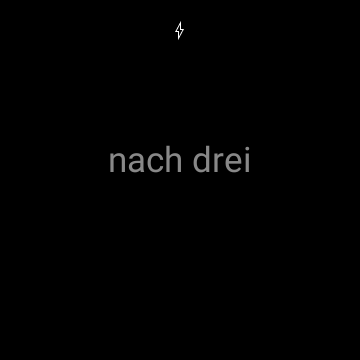
#> input picture testing/screenshots/at.mail.textwatch.ambient.png, 360 x 360 px; its folder holds only this picture in this run
$ python check_ambient_screenshots.py   (older library calls are emulated)
#> lines starting #> are read from the running program, lines starting #| are printed output that depends on the picture; after the words box and inside, x2 and y2 are one past the last pixel; in counts of white or black regions, pixels touching at a corner belong together; long printed decimals are rounded
#!/usr/bin/env python

from __future__ import print_function
from PIL import Image, ImageOps, ImageDraw # pip install Pillow
import glob
from colorama import init, Back # pip install colorama

init()  # intialize colorama
BLACK = 0xa  # what is black? upper bound for rgb
THRESHOLD = 0.90 # below is considered warning


def crop(inFile):
    img = Image.open(inFile)
#    bigsize = (img.size[0] * 3, img.size[1] * 3)
    bigsize = (img.size[0], img.size[1])
    mask = Image.new('L', bigsize, 0)
    draw = ImageDraw.Draw(mask)
    draw.ellipse((0, 0) + bigsize, fill=255)
    mask = mask.resize(img.size, Image.ANTIALIAS)
    img.putalpha(mask)
    img.save('crop/%s' % inFile)
    return img


def blk_ratio(inFile):
    img = crop(inFile)
#> in crop, img is the input picture: PIL image 360x360 RGBA; mean R, G, B, A 1.2, 1.2, 1.2, 255
#> in crop, `mask = Image.new('L', bigsize, 0)`: mask: PIL image 360x360 L; every value is 0
#> in crop, `mask = mask.resize(img.size, Image.ANTIALIAS)`:
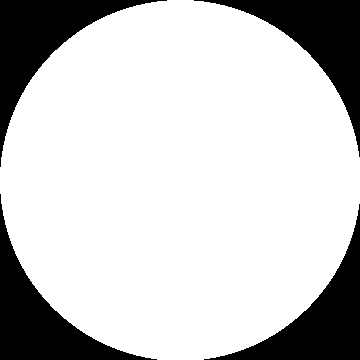
#> mask: PIL image 360x360 L; 78.9% white; 4 black regions, box (x1, y1, x2, y2) and area: (0, 0, 167, 167) 7005, (194, 0, 360, 157) 6838, (0, 194, 157, 360) 6838, (204, 204, 360, 360) 6672
#> in crop, `img.putalpha(mask)`:
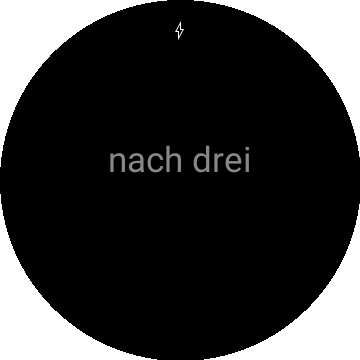
#> img: PIL image 360x360 RGBA; mean R, G, B, A 1.2, 1.2, 1.2, 201.2; transparent parts drawn white
    pixels = img.getdata()
    nblack = 0
    n = len(pixels)
    for i in range(0, n):
        pixel = pixels[i]
        # only consider solid colors
        factor = pixel[3] / 255.0
        if pixel[3] != 255:
            n -= 1
            continue
        if pixel[0] <= BLACK and pixel[1] <= BLACK and pixel[2] <= BLACK:
            nblack += 1
    return (nblack, n, nblack / float(n))

P_R = 1.0/255/3
P_G = 1.0/255/3
P_B = 1.0/255/3

def prf(x):
    return 76.23*x+0.23

def pgf(x):
    return 89.97*x+2.34

def pbf(x):
    return 148.40*x + 7.30

def power_ratio(inFile):
    img = crop(inFile)
    pixels = img.getdata()
    power = 0.0
    solidPixelCount = len(pixels)
    for i in range(0, len(pixels)):
        pixel = pixels[i]
        if pixel[3] != 255:
            solidPixelCount -= 1
            continue
        p_p = 0.0
        p_p += prf(pixel[0] / 255.0)
        p_p += pgf(pixel[1] / 255.0)
        p_p += pbf(pixel[2] / 255.0)
        power += p_p
    return (power, solidPixelCount)


def test_blk_pixels():
    ok = 0
    bug = 0
    for f in sorted(glob.glob('./screenshots/*.ambient.png')):
        (_, _, ratio) = blk_ratio(f)
#> in blk_ratio, `n = len(pixels)`: n = 129600
#> the loop in blk_ratio, `for i in range(0, n):` made 129600 passes
#> n on passes 1 to 12: 129599, 129598, 129597, 129596, 129595, 129594, 129593, 129592, 129591, 129590, 129589, 129588
#> after the loop in blk_ratio, `for i in range(0, n):`: n = 102247; nblack = 100848
#> ratio = 0.986
        if ratio < THRESHOLD:
            bug += 1
            print(Back.RED + '%.4f' % ratio + Back.RESET + ',', end='')
        else:
            ok += 1
            print(Back.GREEN + '%.4f' % ratio + Back.RESET + ',', end='')
#| 0.9863,
        print(f[len('./screenshots/'):-len('.ambient.png')])
    print('#bug: %d' % bug)
    print('#ok:  %d' % ok)


def test_gemma():
    lastSolid = 0
    stats = {}
    for f in sorted(glob.glob('./screenshots/*.ambient.png')):
        (power, solidCount) = power_ratio(f)
#> in power_ratio, `solidPixelCount = len(pixels)`: solidPixelCount = 129600
#> the loop in power_ratio, `for i in range(0, len(pixels)):` made 129600 passes
#> after the loop in power_ratio, `for i in range(0, len(pixels)):`: power = 1196515.4; solidPixelCount = 102247
#> power = 1196515.4; solidCount = 102247
        lastSolid = solidCount
#> lastSolid = 102247
        whitelevel = power / (solidCount * (prf(1.0) + pgf(1.0) + pbf(1.0)))
#> whitelevel = 0.0361
        stats[f[len('./screenshots/'):-len('.ambient.png')]] = whitelevel
        print("file: {0}, power: {1} , level: {2}".format(f[len('./screenshots/'):-len('.ambient.png')], power, whitelevel))
#| file: at.mail.textwatch, power: 1196515.405 , level: 0.03607
    th = lastSolid / 10 * (prf(1.0) + pgf(1.0) + pbf(1.0)) + lastSolid / 100 * 90 * (prf(0) + pgf(0) + pbf(0))
#> th = 4225868.5
    th = th / (lastSolid * (prf (1.0) + pgf(1.0) + pbf(1.0)) * 1.0)
#> th = 0.127
    print("Threadthold: %.4f" % th)
#| Threadthold: 0.1274
    ok = 0
    bug = 0
    for k, v in sorted(stats.items()):
        if v < th:
            ok += 1
            print(Back.GREEN + '%.4f' % v + Back.RESET + ',' + k)
        else:
            bug += 1
            print(Back.RED + '%.4f' % v + Back.RESET + ',' + k)
#> this loop made 1 pass
#> (k, v, ok) on pass 1: ('at.mail.textwatch', 0.0361, 1)
#| 0.0361,at.mail.textwatch
#> after the loop, bug = 0; ok = 1
    print('#bug: %d' % bug)
#| #bug: 0
    print('#ok:  %d' % ok)
#| #ok:  1

if __name__ == "__main__":
    test_blk_pixels()
    test_gemma()

$ run again, on testing/screenshots/com.inductiveconcepts.wearable.mandalafaces.ambient.png
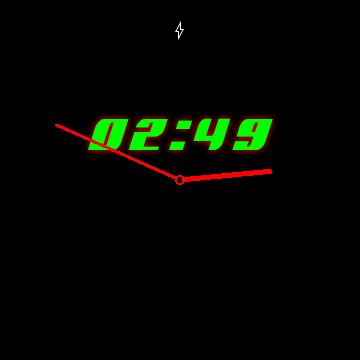
#> input picture testing/screenshots/com.inductiveconcepts.wearable.mandalafaces.ambient.png, 360 x 360 px
#> in crop, img is the input picture: PIL image 360x360 RGBA; mean R, G, B, A 3.6, 6.2, 0.1, 255
#> in crop, `img.putalpha(mask)`:
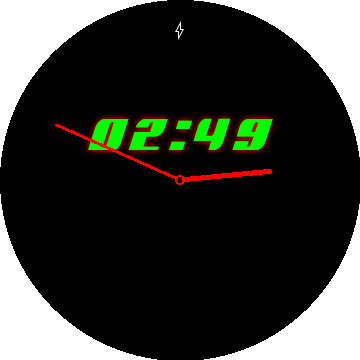
#> img: PIL image 360x360 RGBA; mean R, G, B, A 3.6, 6.2, 0.1, 201.2; transparent parts drawn white
#> in blk_ratio, `n = len(pixels)`: n = 129600
#> the loop in blk_ratio, `for i in range(0, n):` made 129600 passes
#> n on passes 1 to 8: 129599, 129598, 129597, 129596, 129595, 129594, 129593, 129592
#> after the loop in blk_ratio, `for i in range(0, n):`: n = 102247; nblack = 94740
#> ratio = 0.927
#| 0.9266,
#> in power_ratio, `solidPixelCount = len(pixels)`: solidPixelCount = 129600
#> the loop in power_ratio, `for i in range(0, len(pixels)):` made 129600 passes
#> after the loop in power_ratio, `for i in range(0, len(pixels)):`: power = 1433953; solidPixelCount = 102247
#> in test_gemma, `(power, solidCount) = power_ratio(f)`: power = 1433953; solidCount = 102247
#> whitelevel = 0.0432
#| file: com.inductiveconcepts.wearable.mandalafaces, power: 1433952.988 , level: 0.04322
#> in test_gemma, `th = lastSolid / 10 * (prf(1.0) + pgf(1.0) + pbf(1.0)) + lastSolid / 1..`: th = 4225868.5
#> in test_gemma, `th = th / (lastSolid * (prf (1.0) + pgf(1.0) + pbf(1.0)) * 1.0)`: th = 0.127
#| Threadthold: 0.1274
#> the loop in test_gemma, `for k, v in sorted(stats.items()):` made 1 pass
#> (v, ok) on pass 1: (0.0432, 1)
#> (printed output is left out)
#> after the loop in test_gemma, `for k, v in sorted(stats.items()):`: bug = 0; ok = 1
#| #bug: 0
#| #ok:  1

$ run again, on testing/screenshots/com.blukz.wear.watchfacegenerator.ambient.png
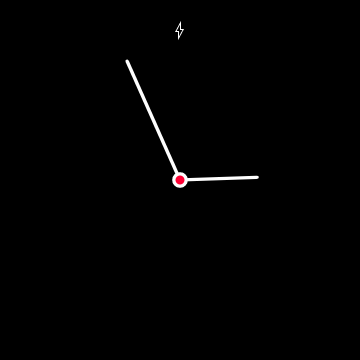
#> input picture testing/screenshots/com.blukz.wear.watchfacegenerator.ambient.png, 360 x 360 px
#> in crop, img is the input picture: PIL image 360x360 RGBA; mean R, G, B, A 1.7, 1.6, 1.6, 255
#> in crop, `img.putalpha(mask)`:
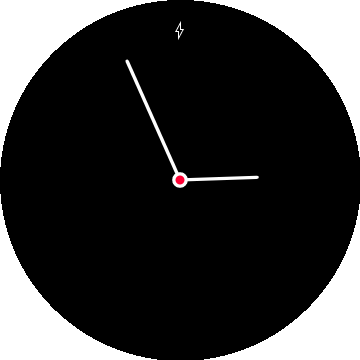
#> img: PIL image 360x360 RGBA; mean R, G, B, A 1.7, 1.6, 1.6, 201.2; transparent parts drawn white
#> in blk_ratio, `n = len(pixels)`: n = 129600
#> the loop in blk_ratio, `for i in range(0, n):` made 129600 passes
#> n on passes 1 to 8: 129599, 129598, 129597, 129596, 129595, 129594, 129593, 129592
#> after the loop in blk_ratio, `for i in range(0, n):`: n = 102247; nblack = 101135
#> ratio = 0.989
#| 0.9891,
#> in power_ratio, `solidPixelCount = len(pixels)`: solidPixelCount = 129600
#> the loop in power_ratio, `for i in range(0, len(pixels)):` made 129600 passes
#> after the loop in power_ratio, `for i in range(0, len(pixels)):`: power = 1272505.2; solidPixelCount = 102247
#> in test_gemma, `(power, solidCount) = power_ratio(f)`: power = 1272505.2; solidCount = 102247
#> whitelevel = 0.0384
#| file: com.blukz.wear.watchfacegenerator, power: 1272505.220 , level: 0.03836
#> in test_gemma, `th = lastSolid / 10 * (prf(1.0) + pgf(1.0) + pbf(1.0)) + lastSolid / 1..`: th = 4225868.5
#> in test_gemma, `th = th / (lastSolid * (prf (1.0) + pgf(1.0) + pbf(1.0)) * 1.0)`: th = 0.127
#| Threadthold: 0.1274
#> the loop in test_gemma, `for k, v in sorted(stats.items()):` made 1 pass
#> (k, v, ok) on pass 1: ('com.blukz.wear.watchfacegenerator', 0.0384, 1)
#> (printed output is left out)
#> after the loop in test_gemma, `for k, v in sorted(stats.items()):`: bug = 0; ok = 1
#| #bug: 0
#| #ok:  1
